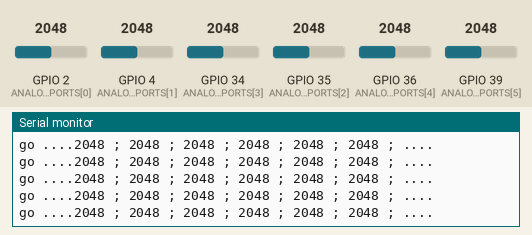
The sketch below on a simulated ESP32. Shown: the last lines printed to the serial monitor. The inputs (shaded band) are chosen by the test bench; at power-on: GPIO 2 (ANALOG_PORTS[0]) = 2048, GPIO 4 (ANALOG_PORTS[1]) = 2048, GPIO 34 (ANALOG_PORTS[3]) = 2048, GPIO 35 (ANALOG_PORTS[2]) = 2048, GPIO 36 (ANALOG_PORTS[4]) = 2048, GPIO 39 (ANALOG_PORTS[5]) = 2048. WiFi joins after 1.5 s; servers stay silent unless stated.

Above: at 2.7 s.
2.8 s: GPIO 2 (ANALOG_PORTS[0]) set to 1050
At 3.8 s:
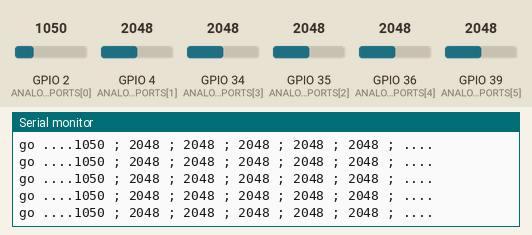
5.8 s: GPIO 2 (ANALOG_PORTS[0]) set to 935
At 6.6 s:
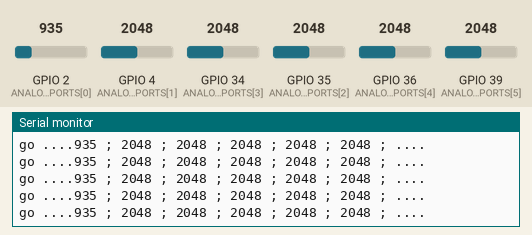
8.8 s: GPIO 4 (ANALOG_PORTS[1]) set to 1039
At 9.3 s:
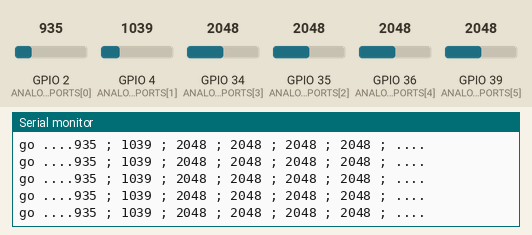
10.3 s: GPIO 4 (ANALOG_PORTS[1]) set to 951
At 11.0 s:
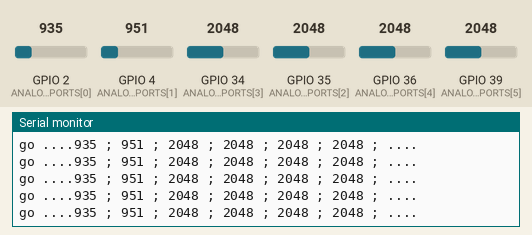
Timing chart, 0 to 13.1 s (numbered marks = the images above; inputs shaded):
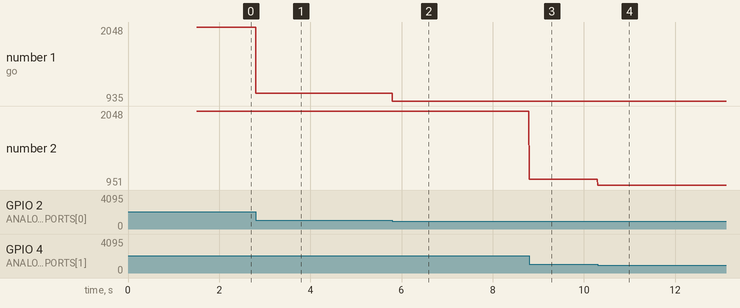

The sketch:

BasicOTA.ino
```cpp
#include <WiFi.h>
#include <ESPmDNS.h>
#include <WiFiUdp.h>
#include <ArduinoOTA.h>

const char* ssid = "NODES";
const char* password = "HappyNodes1234";

const uint8_t ANALOG_PORTS[]= {2,4,35,34,36,39};


void setup(){

  Serial.begin(115200);
  Serial.println("Booting");
  WiFi.mode(WIFI_STA);
  WiFi.begin(ssid, password);
  while (WiFi.waitForConnectResult() != WL_CONNECTED) {
    Serial.println("Connection Failed! Rebooting...");
    delay(5000);
    ESP.restart();
  }

  // Port defaults to 3232
  // ArduinoOTA.setPort(3232);

  // Hostname defaults to esp3232-[MAC]
  // ArduinoOTA.setHostname("myesp32");

  // No authentication by default
  // ArduinoOTA.setPassword("admin");

  // Password can be set with it's md5 value as well
  // MD5(admin) = 21232f297a57a5a743894a0e4a801fc3
  // ArduinoOTA.setPasswordHash("21232f297a57a5a743894a0e4a801fc3");

 /* for(int i = 0; i < 5; i ++){
      pinMode(ANALOG_PORTS[i], INPUT);
  }*/

  ArduinoOTA
    .onStart([]() {
      String type;
      if (ArduinoOTA.getCommand() == U_FLASH)
        type = "sketch";
      else // U_SPIFFS
        type = "filesystem";

      // NOTE: if updating SPIFFS this would be the place to unmount SPIFFS using SPIFFS.end()
      Serial.println("Start updating " + type);
    })
    .onEnd([]() {
      Serial.println("\nEnd");
    })
    .onProgress([](unsigned int progress, unsigned int total) {
      Serial.printf("Progress: %u%%\r", (progress / (total / 100)));
    })
    .onError([](ota_error_t error) {
      Serial.printf("Error[%u]: ", error);
      if (error == OTA_AUTH_ERROR) Serial.println("Auth Failed");
      else if (error == OTA_BEGIN_ERROR) Serial.println("Begin Failed");
      else if (error == OTA_CONNECT_ERROR) Serial.println("Connect Failed");
      else if (error == OTA_RECEIVE_ERROR) Serial.println("Receive Failed");
      else if (error == OTA_END_ERROR) Serial.println("End Failed");
    });

  ArduinoOTA.begin();

  Serial.println("Ready");
  Serial.print("IP address: ");
  Serial.println(WiFi.localIP());
}

void loop() {
  ArduinoOTA.handle();


    Serial.print("go ....");
    for(int i = 0; i < ( sizeof(ANALOG_PORTS) / sizeof(ANALOG_PORTS[0])); i ++){

      Serial.print(analogRead (ANALOG_PORTS[i]));
      Serial.print(" ; ");
    }

    Serial.println("....");
}
```

Measured:
- after the input at 2.8 s, the serial monitor: prints a new line at once (image 1)
- after the input at 5.8 s, the serial monitor: prints a new line at once (image 2)
- after the input at 8.8 s, the serial monitor: prints a new line at once (image 3)
- after the input at 10.3 s, the serial monitor: prints a new line at once (image 4)
- plotted number 1: 2048 → 1050 after the input at 2.8 s, 1050 → 935 after the input at 5.8 s
- plotted number 2: 2048 → 1039 after the input at 8.8 s, 1039 → 951 after the input at 10.3 s
